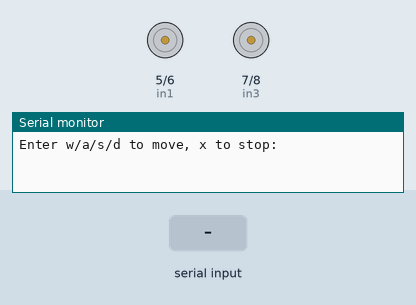
Simulated run of this sketch. Board: Arduino Uno, built with avr-gcc and run on an emulated ATmega328P. Shown: motor-driver pin pairs drawn as motors (green arrow = first pin HIGH = forward, orange = second pin HIGH = backward, longer = more drive, scaled by the enable pin), the last lines printed to the serial monitor. Inputs (shaded band) come from the test bench.

Above: at 1.2 s.
1.3 s: "d" received over Serial
At 2.1 s:
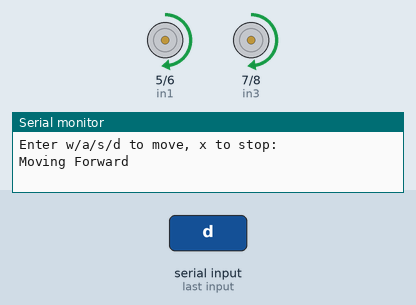
2.8 s: "a" received over Serial
At 3.2 s:
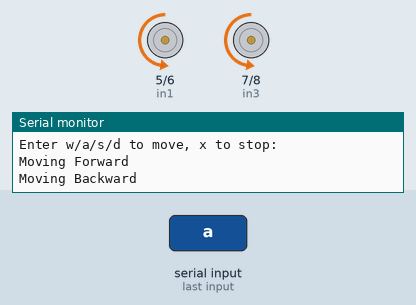
4.3 s: "s" received over Serial
At 5.5 s:
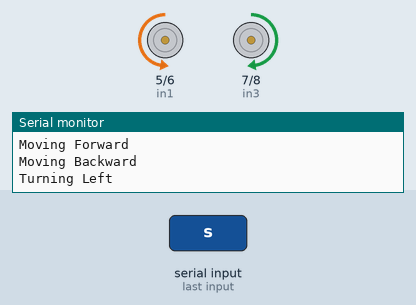
5.8 s: "w" received over Serial
At 6.7 s:
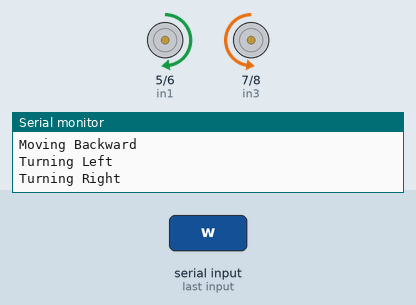
Timing chart, 0 to 8.3 s (numbered marks = the images above; inputs shaded):
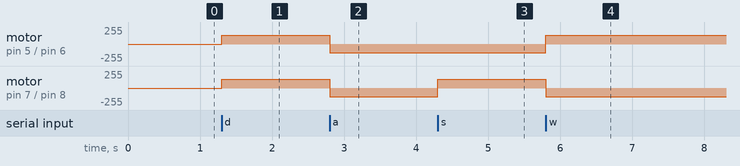

Measured:
- after the input at 1.3 s, motor on pin 5 (in1) / pin 6 (in2), motor on pin 7 (in3) / pin 8 (in4): stopped → forward 128/255 at once
- after the input at 2.8 s, motor on pin 5 (in1) / pin 6 (in2), motor on pin 7 (in3) / pin 8 (in4): forward 128/255 → backward 128/255 at once
- after the input at 4.3 s, motor on pin 7 (in3) / pin 8 (in4): backward 128/255 → forward 128/255 at once
- after the input at 5.8 s, motor on pin 5 (in1) / pin 6 (in2): backward 128/255 → forward 128/255 at once; motor on pin 7 (in3) / pin 8 (in4): forward 128/255 → backward 128/255 at once

The sketch:

Carproper.ino
```cpp
// Motor A connections
const int enA = 9;
const int in1 = 5;
const int in2 = 6;

// Motor B connections
const int enB = 10;
const int in3 = 7;
const int in4 = 8;

// Set the speed (0 = off and 255 = max speed)
const int motorSpeed = 128;

void setup() {
  Serial.begin(9600);

  // Set all motor control pins as outputs
  pinMode(enA, OUTPUT);
  pinMode(enB, OUTPUT);
  pinMode(in1, OUTPUT);
  pinMode(in2, OUTPUT);
  pinMode(in3, OUTPUT);
  pinMode(in4, OUTPUT);

  // Turn off motors - Initial state
  stop_all();

  // Set motor speeds
  analogWrite(enA, motorSpeed);
  analogWrite(enB, motorSpeed);

  Serial.println("Enter w/a/s/d to move, x to stop:");
}

void loop() {
  if (Serial.available() > 0) {
    char command = Serial.read();

    switch (command) {
      case 'd':
        Serial.println("Moving Forward");
        go_forward();
        break;
      case 'a':
        Serial.println("Moving Backward");
        go_backwards();
        break;
      case 's':
        Serial.println("Turning Left");
        go_left();
        break;
      case 'w':
        Serial.println("Turning Right");
        go_right();
        break;
      case 'x':
        Serial.println("Stopping");
        stop_all();
        break;
      default:
        Serial.println("Invalid command. Use w/a/s/d/x");
    }
  }
}

void go_forward() {
  digitalWrite(in1, HIGH);
  digitalWrite(in2, LOW);
  digitalWrite(in3, HIGH);
  digitalWrite(in4, LOW);
}

void go_backwards() {
  digitalWrite(in1, LOW);
  digitalWrite(in2, HIGH);
  digitalWrite(in3, LOW);
  digitalWrite(in4, HIGH);
}

void go_right() {
  digitalWrite(in1, HIGH);
  digitalWrite(in2, LOW);
  digitalWrite(in3, LOW);
  digitalWrite(in4, HIGH);
}

void go_left() {
  digitalWrite(in1, LOW);
  digitalWrite(in2, HIGH);
  digitalWrite(in3, HIGH);
  digitalWrite(in4, LOW);
}

void stop_all() {
  digitalWrite(in1, LOW);
  digitalWrite(in2, LOW);
  digitalWrite(in3, LOW);
  digitalWrite(in4, LOW);
}
```
